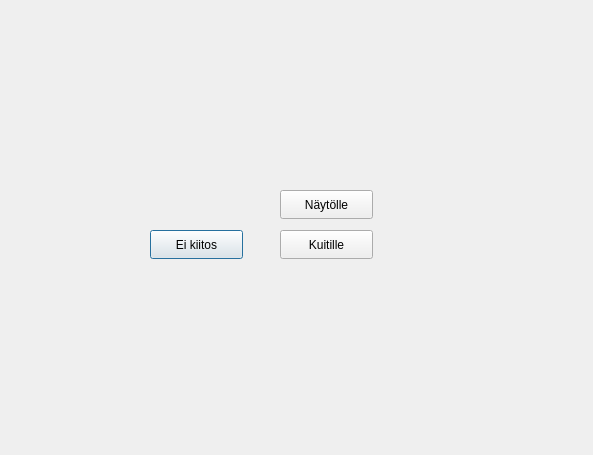
<?xml version="1.0" encoding="UTF-8"?>
<ui version="4.0">
 <class>Htiedot</class>
 <widget class="QDialog" name="Htiedot">
  <property name="geometry">
   <rect>
    <x>0</x>
    <y>0</y>
    <width>593</width>
    <height>455</height>
   </rect>
  </property>
  <property name="windowTitle">
   <string>Dialog</string>
  </property>
  <widget class="QPushButton" name="pushButton">
   <property name="geometry">
    <rect>
     <x>150</x>
     <y>230</y>
     <width>93</width>
     <height>29</height>
    </rect>
   </property>
   <property name="text">
    <string>Ei kiitos</string>
   </property>
  </widget>
  <widget class="QPushButton" name="pushButton_2">
   <property name="geometry">
    <rect>
     <x>280</x>
     <y>230</y>
     <width>93</width>
     <height>29</height>
    </rect>
   </property>
   <property name="text">
    <string>Kuitille</string>
   </property>
  </widget>
  <widget class="QPushButton" name="pushButton_3">
   <property name="geometry">
    <rect>
     <x>280</x>
     <y>190</y>
     <width>93</width>
     <height>29</height>
    </rect>
   </property>
   <property name="text">
    <string>Näytölle</string>
   </property>
  </widget>
 </widget>
 <resources/>
 <connections/>
</ui>
